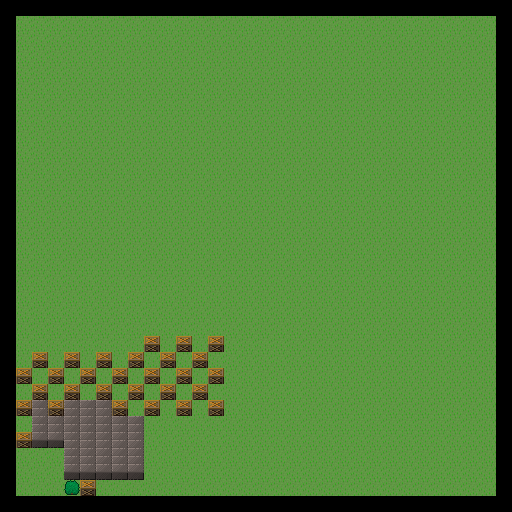

This game map was drawn from its Tiled (.tmx) file and the tilesets committed beside it. A one-line description and the trimmed map source follow:
An orthogonal 32x32 tile map with 16x16 px tiles, 3 tile layers (Base, Decor, crates) and 9 objects (5x collidable, 3x spawn, spawn4).

<map version="1.0" tiledversion="1.1.3" orientation="orthogonal" renderorder="right-down" width="32" height="32" tilewidth="16" tileheight="16" infinite="0" nextobjectid="50">
 <tileset firstgid="1" source="bomb_party_v4.tsx" />
 <layer name="Base" width="32" height="32">
  <data>[1024 cells, 900 non-empty, 4 distinct tile ids]</data>
 </layer>
 <layer name="Decor" width="32" height="32">
  <data>[1024 cells, 28 non-empty, 2 distinct tile ids]</data>
 </layer>
 <layer name="crates" width="32" height="32">
  <properties>
   <property name="spawn_entity" value="Crate" />
  </properties>
  <data>[1024 cells, 31 non-empty, 2 distinct tile ids]</data>
 </layer>
 <objectgroup name="collision">
  <object id="22" name="walls" type="collidable" x="32" y="448">
   <polyline points="0,0 32,0 32,32 64,32 64,-32 0,-32 0,0" />
  </object>
  <object id="27" name="walls" type="collidable" x="0" y="0" width="16" height="512" />
  <object id="28" name="walls" type="collidable" x="16" y="496" width="480" height="16" />
  <object id="32" name="walls" type="collidable" x="496" y="0" width="16" height="512" />
  <object id="33" name="walls" type="collidable" x="16" y="0" width="480" height="16" />
 </objectgroup>
 <objectgroup name="Spawns">
  <object id="14" template="spawn_point.tx" name="spawn4" x="23.5" y="488.25" />
  <object id="17" name="spawn3" type="spawn" x="24.75" y="25.5">
   <point />
  </object>
  <object id="18" name="spawn2" type="spawn" x="489.5" y="23.25">
   <point />
  </object>
  <object id="19" name="spawn1" type="spawn" x="486" y="487.5">
   <point />
  </object>
 </objectgroup>
</map>
